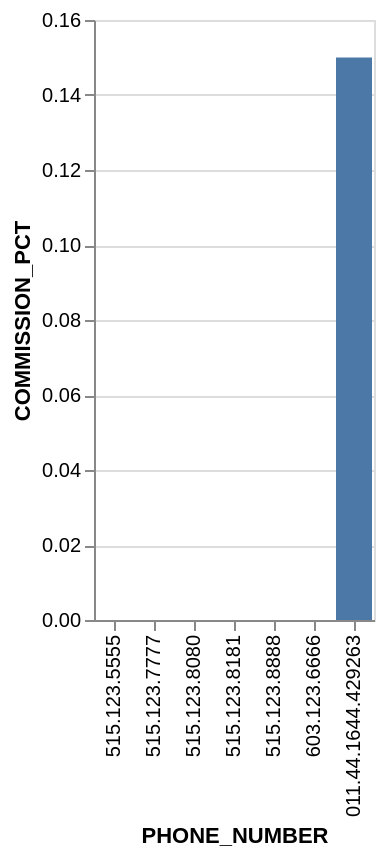

The specification (Vega-Lite) saved for this image:
### Vega-Lite specification from a JSON file in a GitHub repository (floating-point values rounded to 4 significant figures)
{"data": {"values": [{"x_data": "515.123.5555", "y_data": 0}, {"x_data": "515.123.7777", "y_data": 0}, {"x_data": "515.123.8080", "y_data": 0}, {"x_data": "515.123.8181", "y_data": 0}, {"x_data": "515.123.8888", "y_data": 0}, {"x_data": "603.123.6666", "y_data": 0}, {"x_data": "011.44.1644.429263", "y_data": 0.15}]}, "mark": "bar", "encoding": {"x": {"field": "x_data", "type": "nominal", "title": "PHONE_NUMBER", "sort": {"op": "sum", "field": "y_data", "order": "ascending"}}, "y": {"field": "y_data", "type": "quantitative", "title": "COMMISSION_PCT"}}}
